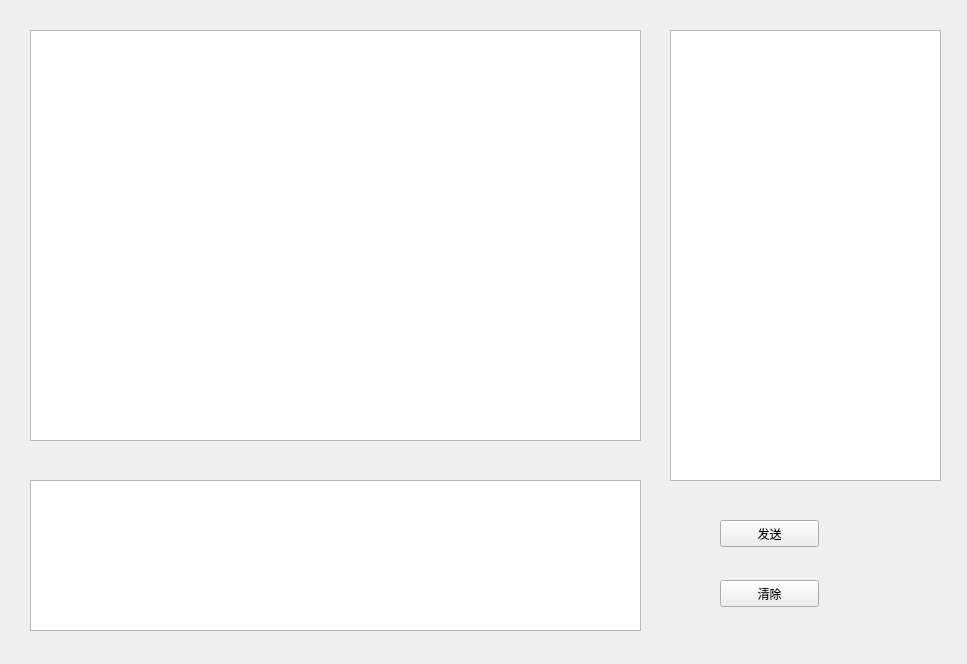
<?xml version="1.0" encoding="UTF-8"?>
<ui version="4.0">
 <class>chating</class>
 <widget class="QWidget" name="chating">
  <property name="geometry">
   <rect>
    <x>0</x>
    <y>0</y>
    <width>967</width>
    <height>664</height>
   </rect>
  </property>
  <property name="windowTitle">
   <string>Form</string>
  </property>
  <widget class="QTextEdit" name="sendmsg_textEdit">
   <property name="geometry">
    <rect>
     <x>30</x>
     <y>480</y>
     <width>611</width>
     <height>151</height>
    </rect>
   </property>
  </widget>
  <widget class="QTextEdit" name="chatmsg_textEditl">
   <property name="geometry">
    <rect>
     <x>30</x>
     <y>30</y>
     <width>611</width>
     <height>411</height>
    </rect>
   </property>
  </widget>
  <widget class="QTextEdit" name="image">
   <property name="geometry">
    <rect>
     <x>670</x>
     <y>30</y>
     <width>271</width>
     <height>451</height>
    </rect>
   </property>
  </widget>
  <widget class="QPushButton" name="send_btn">
   <property name="geometry">
    <rect>
     <x>720</x>
     <y>520</y>
     <width>99</width>
     <height>27</height>
    </rect>
   </property>
   <property name="text">
    <string>发送</string>
   </property>
  </widget>
  <widget class="QPushButton" name="clear_btn">
   <property name="geometry">
    <rect>
     <x>720</x>
     <y>580</y>
     <width>99</width>
     <height>27</height>
    </rect>
   </property>
   <property name="text">
    <string>清除</string>
   </property>
  </widget>
 </widget>
 <resources/>
 <connections/>
</ui>
